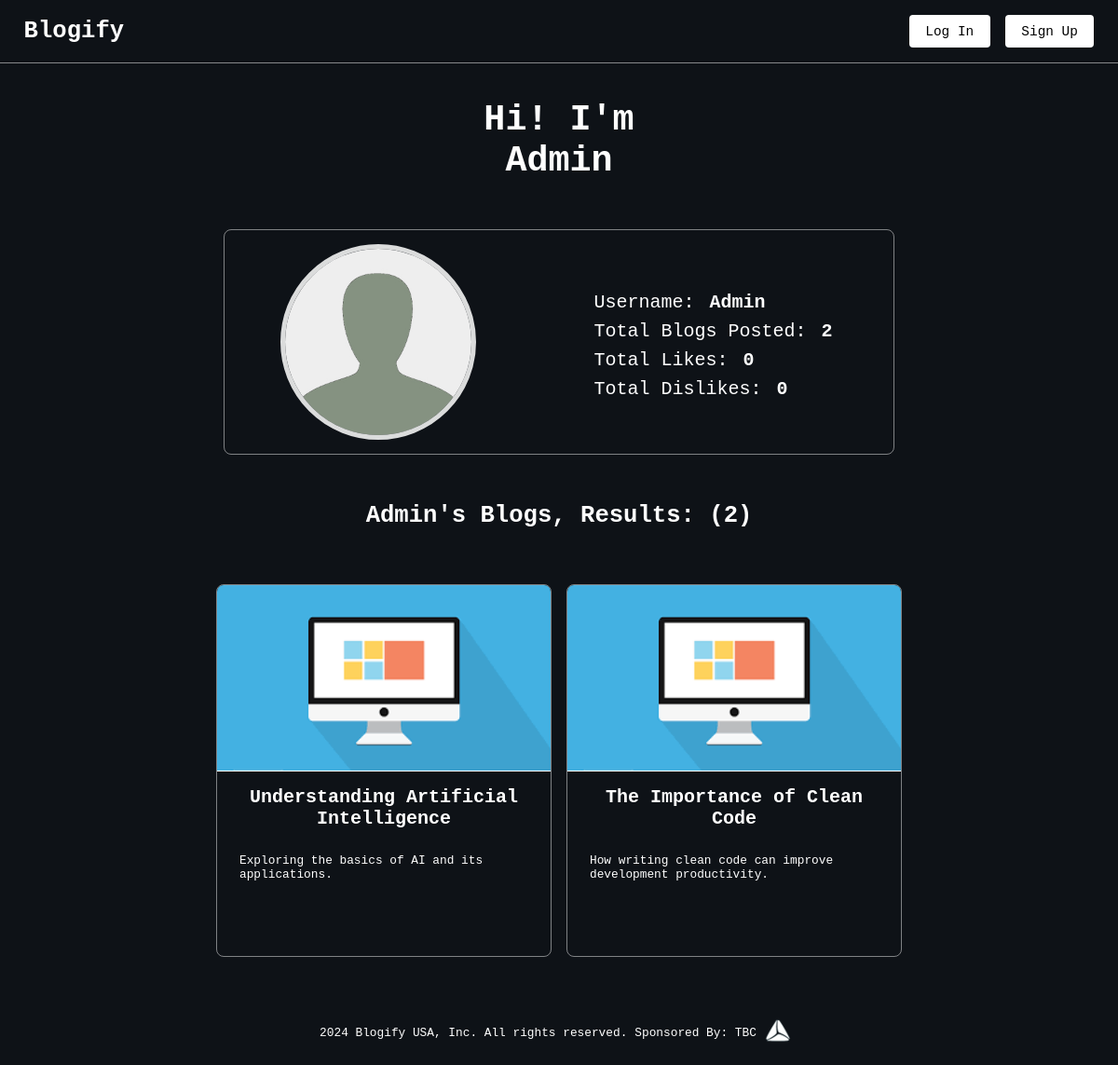
Page /user/1 on the committed database.
### models.py (models this page shows, shortened)
class User(db.Model, UserMixin):
    id = db.Column(db.Integer, primary_key=True)
    name = db.Column(db.String, nullable=False)
    email = db.Column(db.String, nullable=False, unique=True)
    password = db.Column(db.String, nullable=False)
    image = db.Column(db.String, nullable=False, default="default_user.jpg")
    role = db.Column(db.String, nullable=False, default="user")

class Blog(db.Model):
    id = db.Column(db.Integer, primary_key=True)
    name = db.Column(db.String, nullable=False)
    description = db.Column(db.String, nullable=False)
    article = db.Column(db.String, nullable=False)
    user = db.Column(db.Integer, nullable=False)
    likes = db.Column(db.Integer, nullable=False)
    dislikes = db.Column(db.Integer, nullable=False)
    image = db.Column(db.String, nullable=False, default="default_blog.png")
    date = db.Column(
        db.DateTime, nullable=False, default=lambda: datetime.now(timezone.utc)
    )

### routes.py (the view)
@app.route("/user/<id>")
def renderUserProfile(id):
    user = User.query.get(id)
    if not user:
        return "<h1>404: User was not found!</h1>"
    user_blogs = Blog.query.filter(Blog.user == user.id).all()
    user_likes = Up_votes.query.filter(Up_votes.blog_owner == user.id).count()
    user_dislikes = Down_votes.query.filter(Down_votes.blog_owner == user.id).count()
    return render_template(
        "public_profile.html",
        user=user,
        blogs=user_blogs,
        blog_len=len(user_blogs),
        upvotes_len=user_likes,
        downvotes_len=user_dislikes,
    )

### templates/public_profile.html
{% extends "base.html" %} {% block content %}
<main class="main user">
	<h1 class="heading-primary user__heading">
		Hi! I'm <br />
		{{user.name}}
	</h1>
	<div class="user__profile">
		<div class="user__picture">
			<img class="user__image" src="/static/images/users/{{user.image}}" alt="Profile image of the user" />
		</div>
		<div class="user__info">
			<p class="user__label user__name">Username: <strong> {{user.name}} </strong></p>
			<p class="user__label user__name">Total Blogs Posted: <strong>{{blog_len}}</strong></p>
			<p class="user__label user__name">Total Likes: <strong>{{upvotes_len}}</strong></p>
			<p class="user__label user__name">Total Dislikes: <strong>{{downvotes_len}}</strong></p>
		</div>
	</div>
	<h2 class="heading-secondary user__heading">{{user.name}}'s Blogs, Results: ({{blog_len}})</h2>
	<div class="blogs user__blogs">
		{% for blog in blogs %}
		<div class="blog-card" id="{{blog.id}}">
			<div class="blog-card__cover">
				<img src="/static/images/blogs/{{blog.image}}" alt="Cover image of the blog" class="blog-card__image" />
			</div>
			<div class="blog-card__wrapper">
				<h3 class="heading-tertiary blog-card__title">{{blog.name}}</h3>
				<p class="blog-card__description">{{blog.description}}</p>
			</div>
		</div>
		{% endfor %}
	</div>
</main>
{% endblock %}

### static/css/style.css (style rules this page uses)
*, *::before, *::after { margin: 0; padding: 0; box-sizing: inherit; }
html { font-size: 62.5%; }
@media only screen and (max-width: 1200px) { html { font-size: 50%; } }
body { box-sizing: border-box; font-size: 1.6rem; font-family: monospace; overflow-x: hidden; background-color: #0e1217; width: 100%; }
.main { padding: 4.8rem 1rem; min-height: 100vh; background-color: #0e1217; }
.heading-primary { color: #ffffff; font-size: 4.8rem; }
.heading-secondary { color: #ffffff; font-size: 3.2rem; }
.heading-tertiary { font-size: 2.5rem; color: #ffffff; }
.blogs { width: 100%; display: flex; flex-direction: row; padding: 1rem; gap: 2rem; flex-wrap: wrap; justify-content: center; }
.blog-card { max-width: 45rem; min-height: 50rem; width: 100%; border: 1px solid rgba(255, 255, 255, 0.47); border-radius: 1rem; transition: transform 0.3s; overflow: hidden; }
.blog-card__wrapper { display: flex; flex-direction: column; padding: 2rem 3rem; height: 100%; }
.blog-card__cover { width: 100%; max-height: 25rem; height: 100%; object-fit: cover; object-position: center; border-bottom: 1px solid #ffffff; }
.blog-card__image { width: 100%; height: 100%; object-fit: cover; object-position: center; }
.blog-card__title { word-wrap: break-word; white-space: pre-wrap; word-break: break-word; margin-bottom: 3.2rem; text-align: center; }
.blog-card__description { word-wrap: break-word; white-space: pre-wrap; word-break: break-word; color: #ffffff; margin-bottom: auto; }
.user { width: 100%; }
.user__profile { display: flex; align-items: center; justify-content: space-around; margin: 6.4rem auto; padding: 2.5rem 0; border: 1px solid rgba(255, 255, 255, 0.47); border-radius: 1rem; max-width: 90rem; }
.user__picture { object-fit: cover; object-position: center; display: flex; flex-direction: column; align-items: center; }
.user__image { border-radius: 50%; outline: 5px solid rgba(255, 255, 255, 0.85); object-fit: cover; object-position: center; width: 25rem; height: 25rem; }
.user__info { margin-top: 1rem; display: flex; flex-direction: column; gap: 1rem; }
.user__blogs { width: 100%; display: flex; flex-direction: row; padding: 1rem; gap: 2rem; flex-wrap: wrap; justify-content: center; }
.user__heading { text-align: center; margin-bottom: 6.4rem; }
.user__label { color: #ffffff; font-size: 2.5rem; display: flex; align-items: center; gap: 2rem; }
.user__label strong { color: #ffffff; }

### rows in the picture
User: name "Admin", image (placeholder picture)
Blog: image (placeholder picture), name "Understanding Artificial Intelligence", description "Exploring the basics of AI and its applications."
Blog: image (placeholder picture), name "The Importance of Clean Code", description "How writing clean code can improve development productivity."

### other values in the picture
{{ blog_len }} "2"
{{ upvotes_len }} "0"
{{ downvotes_len }} "0"
